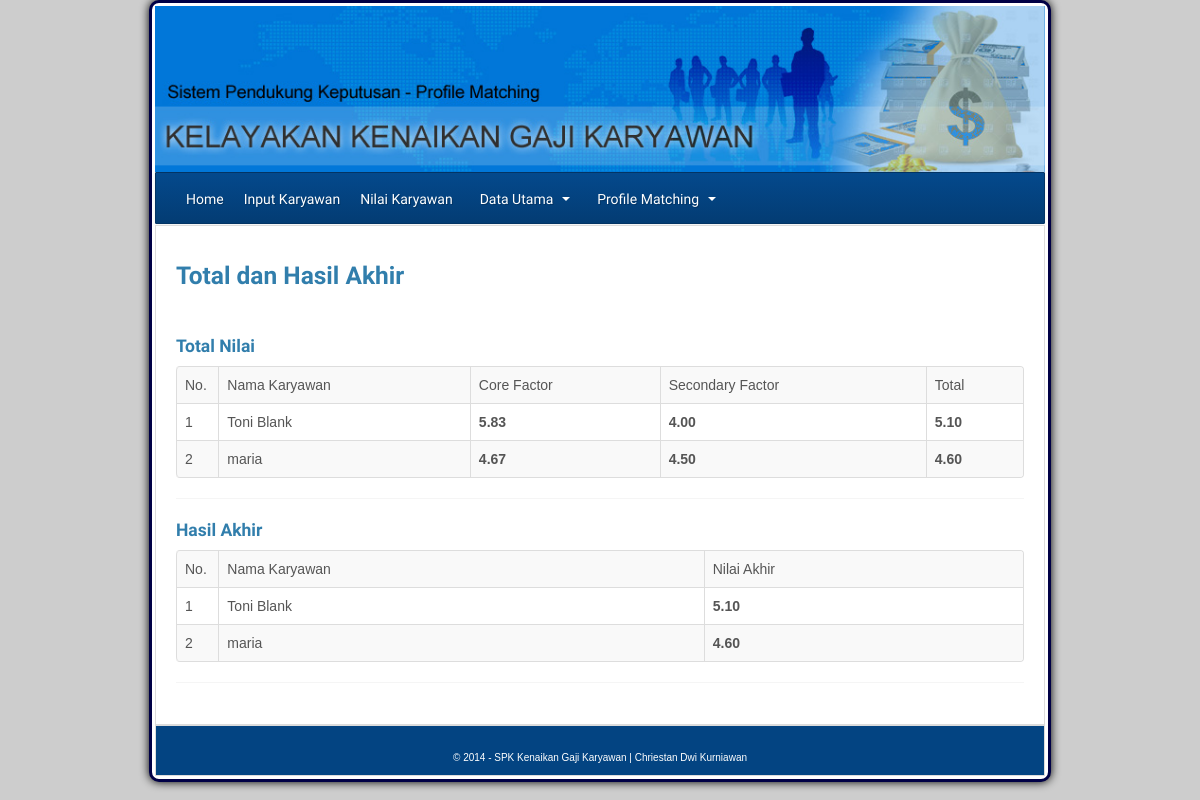
/?menu=totalhasilakhir, run on the app's committed database.
### tables this page shows
CREATE TABLE `tbl_karyawan` (
  `id_karyawan` varchar(6) NOT NULL,
  `nama_karyawan` varchar(100) NOT NULL,
  `alamat` varchar(100) NOT NULL,
  `telepon` varchar(15) NOT NULL,
  `status_karyawan` varchar(10) NOT NULL,
  `usia` int(2) NOT NULL,
  `agama` varchar(10) NOT NULL,
  `jenjang_pendidikan` varchar(10) NOT NULL,
  `kehadiran` int(5) NOT NULL
);

### totalhasilakhir.php (the view, shortened to what this page needs)
<h3>Total dan Hasil Akhir</h3></br>
<?php
		echo "<h4>Total Nilai</h4>
		<table class='table table-bordered table-striped'><tr>
		<td width='5%'>No.</td>
		<td>Nama Karyawan</td>";
			echo"<td>Core Factor</td>
			<td>Secondary Factor</td>
			<td>Total</td>";
			echo "</tr>";
			$no1 = 1;
			$nomr = 1;
			$qkaryawan=mysql_query("select * from tbl_karyawan order by id_karyawan");
			while($dtkaryawan=mysql_fetch_array($qkaryawan)){
				echo "
				<tr>
				  <td>$no1</td>
				  <td>$dtkaryawan[nama_karyawan]</td>";
				  $qkrit1=mysql_query("select * from tbl_target where nilai='4' order by id_kriteria");
				  $jumlahbobot= mysql_num_rows($qkrit1);
				  while($dkrit1=mysql_fetch_array($qkrit1)){
						$qpn=mysql_query("select * from tbl_penilaian where id_kriteria='$dkrit1[id_kriteria]' and id_karyawan='$dtkaryawan[id_karyawan]'
						order by id_kriteria");
				  		$dpn=mysql_fetch_array($qpn);
						    $qt2=mysql_query("select * from tbl_target where id_kriteria='$dpn[id_kriteria]' order by id_kriteria");
							$dtr2=mysql_fetch_array($qt2);
							$gap = $dpn['nilai'] - $dtr2['nilai'];
							switch($gap){
								case 0: $bobotnilaigap = 6; break;
								case -1: $bobotnilaigap = 5; break;
								case -2: $bobotnilaigap = 4; break;
								case -3: $bobotnilaigap = 3; break;
							}
							$corefactor+=$bobotnilaigap/$jumlahbobot;
				  }
				  $no1++;
				  $nilaiCoreFactor = number_format($corefactor,2);
			echo"<td><strong>$nilaiCoreFactor</strong></td>";
			$corefactor = 0;
				  $qkrit2=mysql_query("select * from tbl_target where nilai!='4' order by id_kriteria");
				  $jumlahbobot2= mysql_num_rows($qkrit2);
				  while($dkrit2=mysql_fetch_array($qkrit2)){
						$qpn2=mysql_query("select * from tbl_penilaian where id_kriteria='$dkrit2[id_kriteria]' and id_karyawan='$dtkaryawan[id_karyawan]'
						order by id_kriteria");
				  		$dpn2=mysql_fetch_array($qpn2);
						    $qt1=mysql_query("select * from tbl_target where id_kriteria='$dpn2[id_kriteria]' order by id_kriteria");
							$dtr1=mysql_fetch_array($qt1);
							$gap2 = $dpn2['nilai'] - $dtr1['nilai'];
							switch($gap2){
								case 1: $bobotnilaigap2 = 5.5; break;
								case 2: $bobotnilaigap2 = 4.5; break;
								case 3: $bobotnilaigap2 = 3.5; break;
							}
							$secondfactor+=$bobotnilaigap2/$jumlahbobot2;
				  }
				  $nilaiSecondFactor = number_format($secondfactor,2);
			echo"<td><strong>$nilaiSecondFactor</strong></td>";
			$secondfactor = 0;
			$total[$nomr] = ($nilaiCoreFactor*60/100)+($nilaiSecondFactor*40/100);
			echo"<td><strong>".number_format($total[$nomr],2)."</strong></td>";
			$nomr++;
			}
		echo"</tr></table><hr>";
?>
<h4> Hasil Akhir </h4>
<?php
		echo "
		<table class='table table-bordered table-striped'><tr>
		<td width='5%'>No.</td>
		<td>Nama Karyawan</td>";
			echo"
			<td>Nilai Akhir</td>";
			echo "</tr>";
			$angka = 1;
			$qkaryawan=mysql_query("select * from tbl_karyawan order by id_karyawan");
			while($dtkaryawan=mysql_fetch_array($qkaryawan)){
				echo "
				<tr>
				  <td>$angka</td>
				  <td>$dtkaryawan[nama_karyawan]</td>
				  <td><strong>".number_format($total[$angka],2)."</strong></td>";
				  $angka++;
			}
		echo"</tr></table><hr>";
?>

### css/style.css (style rules this page uses)
body { background:#CDCDCD; margin-bottom:10px; font-family:Arial, Helvetica, sans-serif; }

### data on the page
tbl_karyawan: nama_karyawan "Toni Blank", nilaiCoreFactor "5.83", nilaiSecondFactor "4.00", nomr "5.10", angka "5.10"
tbl_karyawan: nama_karyawan "maria", nilaiCoreFactor "4.67", nilaiSecondFactor "4.50", nomr "4.60", angka "4.60"
